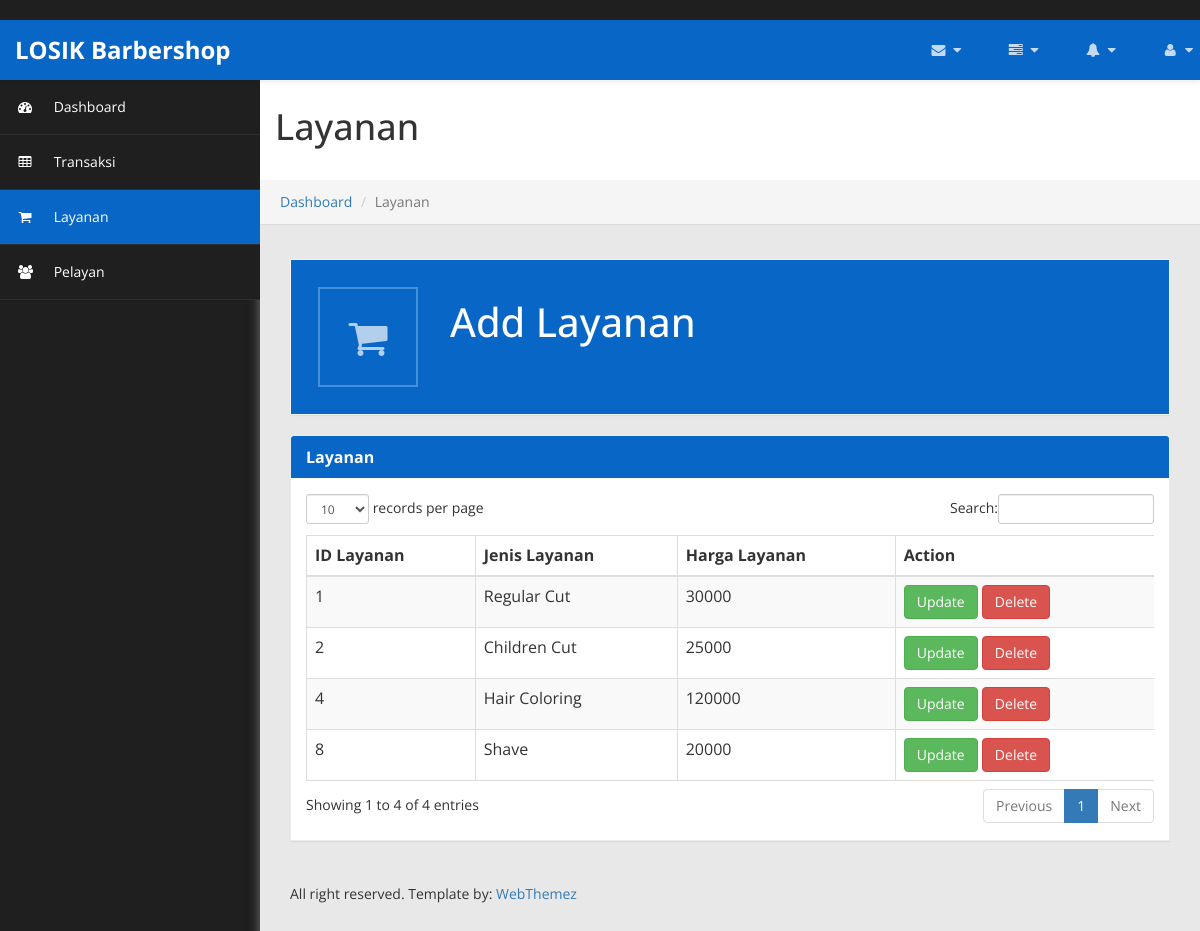
The app's page /layanan with its own data.
### app/models.py (models this page shows, shortened)
class layanan(models.Model):
    idlayanan = models.AutoField(primary_key=True)
    jenislayanan = models.CharField(max_length=15)
    hargalayanan = models.IntegerField()

### app/views.py (the view)
# urls.py: path('layanan',views.layanan,name='layanan'),
def layanan (request):
    alllayananobj = models.layanan.objects.all()
    return render(request, 'tablelayanan.html',{
        "alllayananobj" : alllayananobj,
    })

### app/templates/tablelayanan.html (shortened to what this page needs)
﻿{% load static %}
<!DOCTYPE html>
<html xmlns="http://www.w3.org/1999/xhtml">
<head>
    <link href="{% static 'assets/css/bootstrap.css' %}" rel="stylesheet" />
    <link href="{% static 'assets/css/font-awesome.css' %}" rel="stylesheet" />
    <link href="{% static 'assets/css/custom-styles.css' %}" rel="stylesheet" />
    <link href="{% static 'assets/js/dataTables/dataTables.bootstrap.css' %}" rel="stylesheet" />
</head>
<body>
    <div id="wrapper">
        <nav class="navbar navbar-default top-navbar" role="navigation">
            <div class="navbar-header">
                <a class="navbar-brand" href="{% url 'home' %}"><strong>LOSIK Barbershop</strong></a>
            </div>
            <ul class="nav navbar-top-links navbar-right">
                <li class="dropdown">
                    <a class="dropdown-toggle" data-toggle="dropdown" href="#" aria-expanded="false">
                        <i class="fa fa-envelope fa-fw"></i> <i class="fa fa-caret-down"></i>
                    </a>
                </li>
                <li class="dropdown">
                    <a class="dropdown-toggle" data-toggle="dropdown" href="#" aria-expanded="false">
                        <i class="fa fa-tasks fa-fw"></i> <i class="fa fa-caret-down"></i>
                    </a>
                </li>
                <li class="dropdown">
                    <a class="dropdown-toggle" data-toggle="dropdown" href="#" aria-expanded="false">
                        <i class="fa fa-bell fa-fw"></i> <i class="fa fa-caret-down"></i>
                    </a>
                </li>
                <li class="dropdown">
                    <a class="dropdown-toggle" data-toggle="dropdown" href="#" aria-expanded="false">
                        <i class="fa fa-user fa-fw"></i> <i class="fa fa-caret-down"></i>
                    </a>
                </li>
            </ul>
        </nav>
        <nav class="navbar-default navbar-side" role="navigation">
            <div class="sidebar-collapse">
                <ul class="nav" id="main-menu">
                    <li>
                        <a href="{% url 'home' %}"><i class="fa fa-dashboard"></i> Dashboard</a>
                    </li>
                    <li>
                        <a href="{% url 'transaksi' %}"><i class="fa fa-table"></i> Transaksi</a>
                    </li>
					<li>
                        <a class="active-menu" href="{% url 'layanan' %}"><i class="fa fa-shopping-cart"></i> Layanan</a>
                    </li>
                    <li>
                        <a href="{% url 'index' %}"><i class="fa fa-users"></i> Pelayan</a>
                    </li>
                </ul>
            </div>
        </nav>
        <div id="page-wrapper" >
		  <div class="header">
                        <h1 class="page-header">
                            Layanan
                        </h1>
						<ol class="breadcrumb">
					  <li><a href="{% url 'home' %}">Dashboard</a></li>
					  <li class="active">Layanan</li>
					</ol>
		</div>
            <div id="page-inner">
                <div class="row">
                    <div class="col-md-12 col-sm-12 col-xs-12" >
                        <div class="panel panel-body text-center no-boder blue">
                            <div class="panel-left pull-left blue">
                                <a href="{% url 'createdatalayanan' %}">
                                    <i class="fa fa-shopping-cart fa-5x"></i>
                                </a>
                            </div>
                            <div class="panel-right">
								<h3>Add Layanan</h3>
                            </div>
                        </div>
                    </div>
                </div>
            <div class="row">
                <div class="col-md-12">
                    <div class="panel panel-default">
                        <div class="panel-heading">
                             Layanan
                        </div>
                        <div class="panel-body">
                            <div class="table-responsive">
                                <table class="table table-striped table-bordered table-hover" id="dataTables-example">
                                    <thead>
                                        <tr>
                                            <th>ID Layanan</th>
                                            <th>Jenis Layanan</th>
                                            <th>Harga Layanan</th>
                                            <th>Action</th>
                                        </tr>
                                    </thead>
                                    <tbody>
                                        {%for item in alllayananobj %}
                                        <tr>
                                            <td>{{item.idlayanan}}</td>
                                            <td>{{ item.jenislayanan }}</td>
                                            <td>{{ item.hargalayanan }}</td>
                                            <td>
                                                <a class="btn btn-success" href="{%url 'updatelayanan' item.idlayanan %}">Update</a>
                                                <a class="btn btn-danger" href="{%url 'deletelayanan' item.idlayanan %}">Delete</a>
                                            </td>
                                        </tr>
                                        {% endfor %}
                                    </tbody>
                                </table>
                            </div>
                        </div>
                    </div>
                </div>
            </div>
               <footer><p>All right reserved. Template by: <a href="http://webthemez.com">WebThemez</a></p></footer>
    </div>
            </div>
</body>
</html>

### static/css/custom-styles.css (style rules this page uses)
body { font-family: 'Open Sans', sans-serif; background: #1F1F1F; }
#wrapper { width: 100%; }
#page-wrapper { padding: 15px 15px; min-height: 600px; background: #E8E8E8; }
#page-inner { width:100%; margin:10px 20px 10px 0px; background-color:transparent; padding: 15px 30px; min-height:1200px; }
.text-center { text-align:center; }
.no-boder { border:1px solid #f3f3f3; }
h1, .h1, h2, .h2, h3, .h3 { margin-top: 7px; margin-bottom: -5px; }
p { font-size:16px; line-height:25px; padding-top:20px; }
.navbar-side { z-index: 0; }
.panel { border-radius:0px; }
.navbar-side .nav > li > a > i { color: #FFFFFF; padding: 8px; width: 30px; text-align: center; }
.top-navbar { position: fixed; width: 100%; z-index: 300; -webkit-box-shadow: 0 3px 3px rgba(0, 0, 0, 0.05); -moz-box-shadow: 0 3px 3px rgba(0, 0, 0, 0.05); box-shadow: 0 3px 3px rgba(0, 0, 0, 0.05); }
.navbar-side { z-index: 1; position: fixed; width: 260px; top: 80px; }
#page-wrapper { position: relative; top: 55px; box-shadow: 0 0 10px #757575; -moz-box-shadow: 0 0 10px #757575; -webkit-box-shadow: 0 0 10px #757575; }
.breadcrumb { padding: 12px 10px 12px 20px; margin-bottom: 20px; list-style: none; border-radius: 0; -webkit-box-shadow: 0 1px 1px rgba(0,0,0,.05); box-shadow: 0 1px 1px rgba(0,0,0,.05); }
.page-header { padding-bottom: 9px; margin: 0; border-bottom: 1px solid transparent; text-align: left;background-color: #fff;padding: 32px 22px 32px 15px; }
.panel-left { width: 100px; height: 100px; background: #0866C6; border: 2px solid #4590DA; overflow: hidden; margin: 12px; }
.panel-left .fa-5x { font-size: 3em; color: rgba(255, 255, 255, 0.69); padding: 29px 0; margin-bottom:30px; }
.panel-right { height: 124px; background: transparent; margin-bottom: 0; color: #FFFFFF; float: left;text-align: left;padding-left: 20px;font-size: 16px;text-shadow: none;font-weight: 100; }
.panel-right h3 { font-size: 40px; padding: 18px 10px 13px 0; color: #FFFFFF; }
.panel-default { border-color: #ECECEC; }
.panel-default > .panel-heading { color: #FFF; border-color: #FFF; font-weight:bold; background: #0866C6; font-size: 16px; text-shadow: none; }
.panel-heading { border-bottom: 1px solid transparent; border-top-left-radius: 3px; border-top-right-radius: 3px; }
.blue { background-color: #0866C6; color: #fff }
footer p { font-size: 14px; }
.top-navbar { margin:0px; }
.top-navbar .navbar-brand { color: #fff; width: 260px; text-align: left; height: 60px; font-size: 24px; font-weight: 700; line-height: 30px; background: #0866c6; }
.top-navbar .nav > li { position: relative; display: inline-block; margin: 0px; padding: 0px; }
.top-navbar .nav > li > a { position: relative; display: block; padding: 20px; color: #FFFFFF; margin: 0px; }
.active-menu { background-color: #0866C6 !important; color: #fff !important; }
.active-menu i { color: #fff !important; }
.sidebar-collapse , .sidebar-collapse .nav { background:none; }
.sidebar-collapse .nav { padding:0; }
.sidebar-collapse .nav > li > a { color: #FFFFFF; background:transparent; text-shadow:none; }
.sidebar-collapse > .nav > li > a { padding: 12px 10px; }
.sidebar-collapse > .nav > li { border-bottom: 1px solid rgba(107, 108, 109, 0.19); }
.navbar-side { border:none; background: #1F1F1F; }
.top-navbar { background: #0866c6; border-bottom:none; }
.top-navbar .nav > li > a > i { margin-right: 2px; }
.navbar-default { border:0px solid black; }
.navbar-header { background: transparent; }
.nav > li > a > i { margin-right:10px; color: rgba(255, 255, 255, 0.76); }
@media (min-width:768px) { #page-wrapper { margin: 0 0 0 260px; padding: 0; min-height: 1200px; } }
@media (min-width:768px) { .navbar-side { width: 260px; z-index: 1; } }
@media (min-width:768px) { .navbar { border-radius: 0px; } }

### records on screen
layanan: idlayanan "1", jenislayanan "Regular Cut", hargalayanan "30000"
layanan: idlayanan "2", jenislayanan "Children Cut", hargalayanan "25000"
layanan: idlayanan "4", jenislayanan "Hair Coloring", hargalayanan "120000"
layanan: idlayanan "8", jenislayanan "Shave", hargalayanan "20000"
